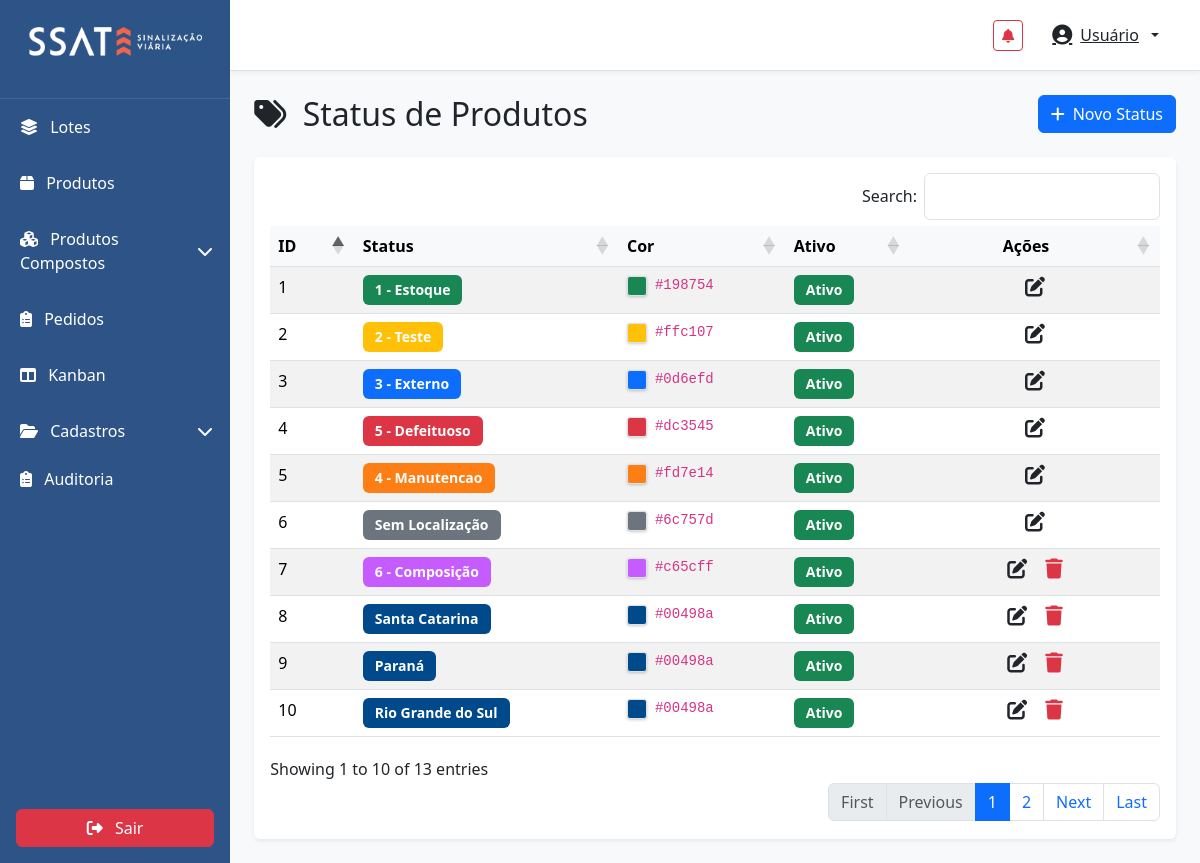
/src/views/index.php?page=product_status (signed in), run on the app's committed database.
### tables this page shows
CREATE TABLE `product_status` (
  `id` int(11) NOT NULL,
  `name` varchar(50) NOT NULL,
  `color` varchar(7) DEFAULT '#6c757d',
  `is_active` tinyint(1) DEFAULT '1',
  `created_at` timestamp NOT NULL DEFAULT CURRENT_TIMESTAMP,
  `updated_at` timestamp NOT NULL DEFAULT CURRENT_TIMESTAMP ON UPDATE CURRENT_TIMESTAMP
);

### src/models/ProductStatus.php (called while the page is built, shortened)
<?php
class ProductStatus {
    private $conn;
    private $table_name = "product_status";
    public function __construct($db) {
        $this->conn = $db;
    }
    public function getAll() {
        $query = "SELECT * FROM " . $this->table_name . " ORDER BY id ASC";
        $stmt = $this->conn->prepare($query);
        $stmt->execute();
        return $stmt->fetchAll(PDO::FETCH_ASSOC);
    }
}

### src/views/product_status.php (shortened to what this page needs)
<?php
require 'src/models/ProductStatus.php';
$database = Database::getInstance();
$db = $database->getConnection();
$statusModel = new ProductStatus($db);
$statuses = $statusModel->getAll();
?>
<div class="container-fluid p-4">
    <div class="d-flex justify-content-between align-items-center mb-4">
        <h2 class="mb-0">
            <i class="fas fa-tags me-2"></i>
            Status de Produtos
        </h2>
        <button class="btn btn-primary" id="add-status">
            <i class="fas fa-plus me-2"></i>Novo Status
        </button>
    </div>
    <div class="card">
        <div class="card-body">
            <table id="status-table" class="table table-striped table-hover" style="width:100%">
                <thead>
                    <tr>
                        <th>ID</th>
                        <th>Status</th>
                        <th>Cor</th>
                        <th>Ativo</th>
                        <th style="width: 120px; text-align: center;">Ações</th>
                    </tr>
                </thead>
                <tbody>
                    <?php foreach ($statuses as $status) : ?>
                        <tr>
                            <td><?= $status['id'] ?></td>
                            <td>
                                <span class="badge" style="background-color: <?= $status['color'] ?>; width: fit-content;">
                                    <?= ucfirst(str_replace('_', ' ', $status['name'])) ?>
                                </span>
                            </td>
                            <td>
                                <div class="d-flex align-items-center">
                                    <div class="color-preview me-2"
                                         style="width: 20px; height: 20px; background-color: <?= $status['color'] ?>; border-radius: 3px; border: 1px solid #dee2e6;"></div>
                                    <code><?= $status['color'] ?></code>
                                </div>
                            </td>
                            <td>
                                <?php if ($status['is_active']): ?>
                                    <span class="badge bg-success">Ativo</span>
                                <?php else: ?>
                                    <span class="badge bg-secondary">Inativo</span>
                                <?php endif; ?>
                            </td>
                            <td>
                                <div class="d-flex justify-content-center align-items-center gap-3">
                                    <button class="btn btn-link text-dark p-0 edit-status"
                                            data-id="<?= $status['id'] ?>"
                                            title="Editar">
                                        <i class="fas fa-edit fs-5"></i>
                                    </button>
                                    <?php if ($status['id'] > 6):  ?>
                                        <button class="btn btn-link text-danger p-0 delete-status"
                                                data-id="<?= $status['id'] ?>"
                                                data-name="<?= htmlspecialchars($status['name']) ?>"
                                                title="Excluir">
                                            <i class="fas fa-trash fs-5"></i>
                                        </button>
                                    <?php endif; ?>
                                </div>
                            </td>
                        </tr>
                    <?php endforeach; ?>
                </tbody>
            </table>
        </div>
    </div>
</div>

### public/css/app.css (style rules this page uses)
:root { --sidebar-width: 285px; }
body { background-color: #f8f9fa; }
.card { box-shadow: 0 0.125rem 0.25rem rgba(0, 0, 0, 0.075); border: none; }
.btn { transition: all 0.2s; }
.table { margin-bottom: 0; }
.table thead th { border-top: none; background-color: #f8f9fa; font-weight: 600; }

### src/views/product_status.php (style rules this page uses)
.badge { font-size: 0.875rem; padding: 0.5rem 0.75rem; }
.color-preview { box-shadow: 0 1px 3px rgba(0,0,0,0.2); }

### data on the page
product_status: id "1", name "1 - Estoque", color "#198754", is_active "Ativo"
product_status: id "2", name "2 - Teste", color "#ffc107", is_active "Ativo"
product_status: id "3", name "3 - Externo", color "#0d6efd", is_active "Ativo"
product_status: id "4", name "5 - Defeituoso", color "#dc3545", is_active "Ativo"
product_status: id "5", name "4 - Manutencao", color "#fd7e14", is_active "Ativo"
product_status: id "6", name "Sem Localização", color "#6c757d", is_active "Ativo"
product_status: id "7", name "6 - Composição", color "#c65cff", is_active "Ativo"
product_status: id "8", name "Santa Catarina", color "#00498a", is_active "Ativo"
product_status: id "9", name "Paraná", color "#00498a", is_active "Ativo"
product_status: id "10", name "Rio Grande do Sul", color "#00498a", is_active "Ativo"
